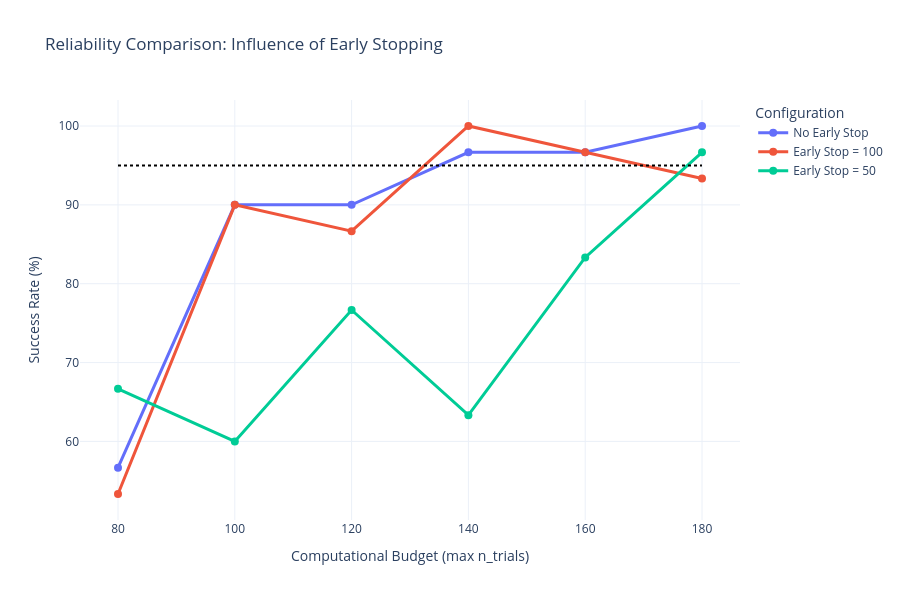

This figure's notebook cell:
### Code cell
fig_multi = run_multi_early_stop_study(optimizer, 180.0, 4500.0, steps=[80, 100, 120, 140, 160, 180], early_stops=[None, 100, 50], n_reps=30)
fig_multi.show()

### Figure 1 — Plotly figure (JSON) as saved in the notebook; plotly's stock layout.template omitted (floating-point values rounded to 4 significant figures)
{"data": [{"line": {"color": "#636EFA", "width": 3}, "marker": {"size": 8}, "mode": "lines+markers", "name": "No Early Stop", "type": "scatter", "x": [80, 100, 120, 140, 160, 180], "y": [56.67, 90, 90, 96.67, 96.67, 100]}, {"line": {"color": "#EF553B", "width": 3}, "marker": {"size": 8}, "mode": "lines+markers", "name": "Early Stop = 100", "type": "scatter", "x": [80, 100, 120, 140, 160, 180], "y": [53.33, 90, 86.67, 100, 96.67, 93.33]}, {"line": {"color": "#00CC96", "width": 3}, "marker": {"size": 8}, "mode": "lines+markers", "name": "Early Stop = 50", "type": "scatter", "x": [80, 100, 120, 140, 160, 180], "y": [66.67, 60, 76.67, 63.33, 83.33, 96.67]}], "layout": {"height": 600, "legend": {"title": {"text": "Configuration"}}, "shapes": [{"line": {"color": "black", "dash": "dot", "width": 2}, "name": "95% Threshold", "type": "line", "x0": 80, "x1": 180, "y0": 95, "y1": 95}], "title": {"text": "Reliability Comparison: Influence of Early Stopping"}, "xaxis": {"title": {"text": "Computational Budget (max n_trials)"}}, "yaxis": {"title": {"text": "Success Rate (%)"}}}}
